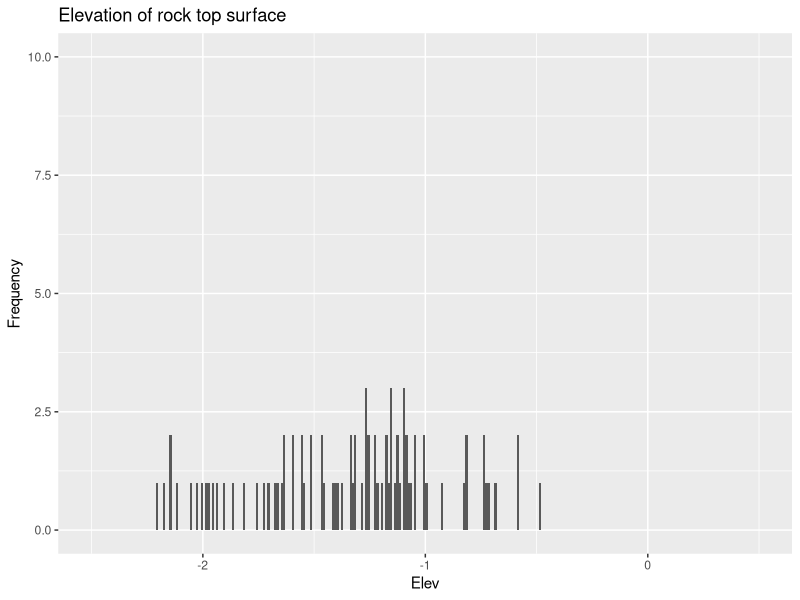
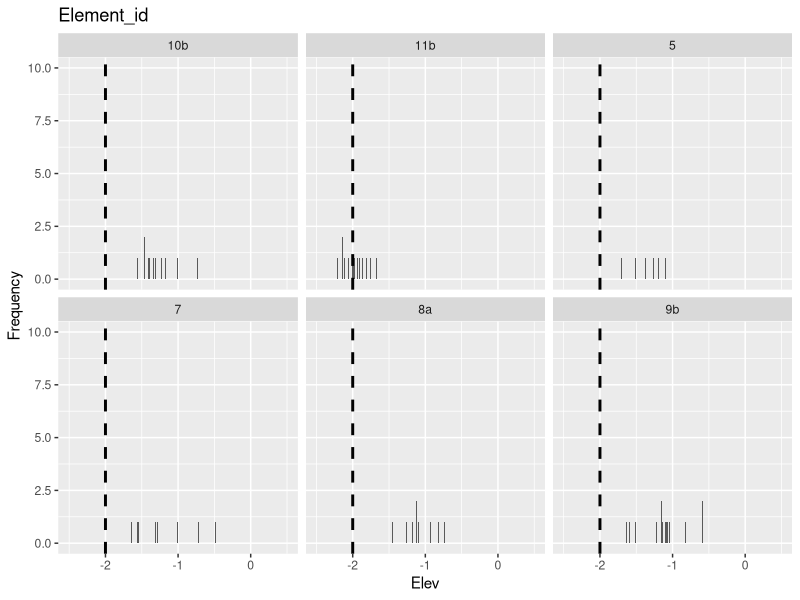
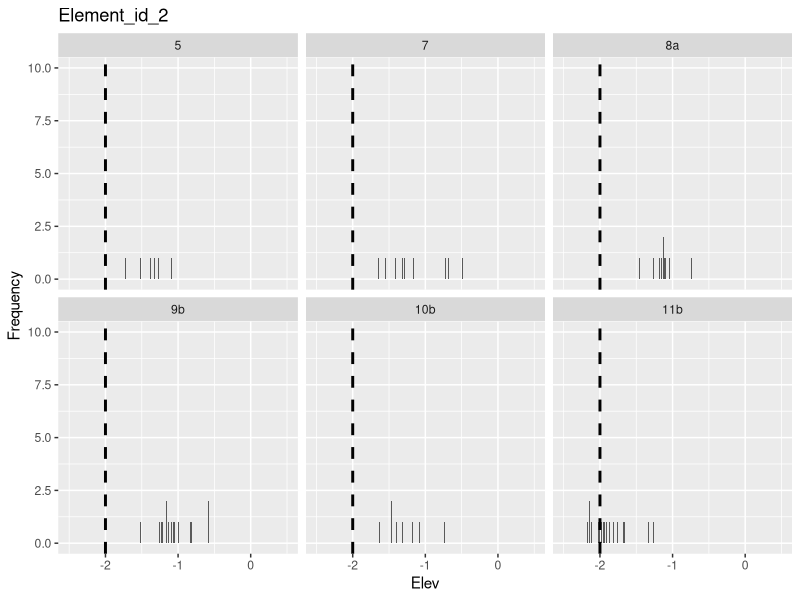

Recreate these plots in R, in order.
library("tidyverse")

dat<- read_csv("example_survey.csv")

#create Element_id_2 as a factor to specify the order of plots in the facet wrap, not within each individual facet
dat$Element_id_2<-factor(dat$Element_id, levels =c ("5", "7", "8a", "9b", "10b", "11b"))

windows(record=T)

p1<-ggplot(data=dat) +
  aes(dat$Elev) + 
  labs(x="Elev", y="Frequency", title="Elevation of rock top surface") +
  geom_histogram(breaks=seq(-2.5, 0.5, by=0.01)) +
  xlim(c(-2.5,0.5)) +
  ylim(c(0,10))

p1


p2<-p1+
  facet_wrap(~Element_id) +
  labs(title = "Element_id")+
  geom_vline(xintercept = -2, color = "black", size=1, linetype = 2)

p2

#now try with Element_id_2 which is a factor
p2.1<-p1+
  facet_wrap(~Element_id_2) +
  labs(title = "Element_id_2")+
  geom_vline(xintercept = -2, color = "black", size=1, linetype = 2)
p2.1

##take a look at reef element 5 in plot 2 there are no values shown below -2
##however in plot 2.1 there are values shown below -2
##there are no data values for reef element 5 below -2 in the dataset dat